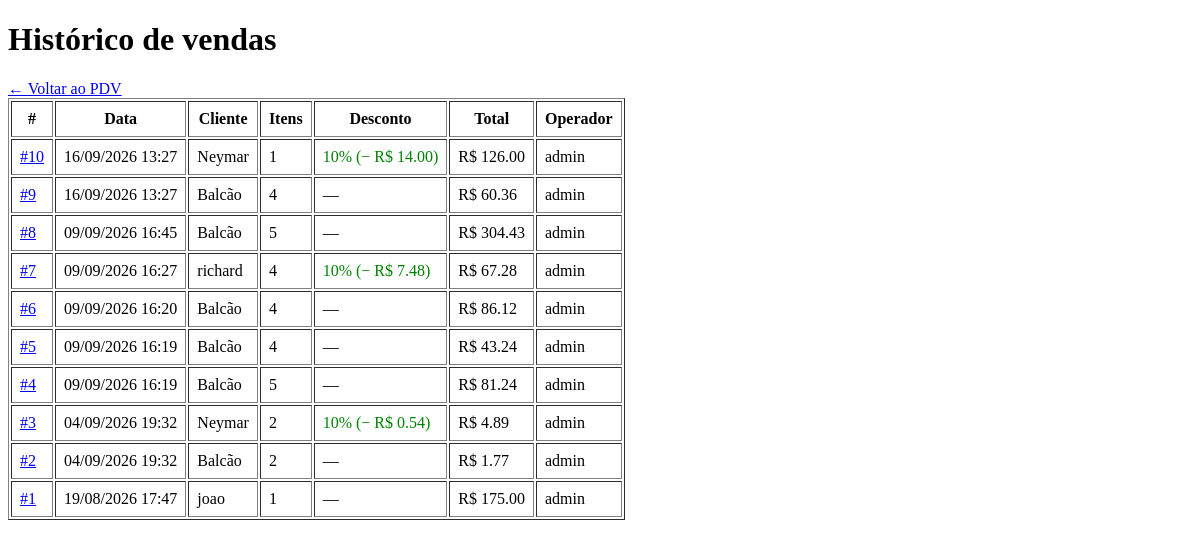
The app's page /pdv/historico (signed in), older data.
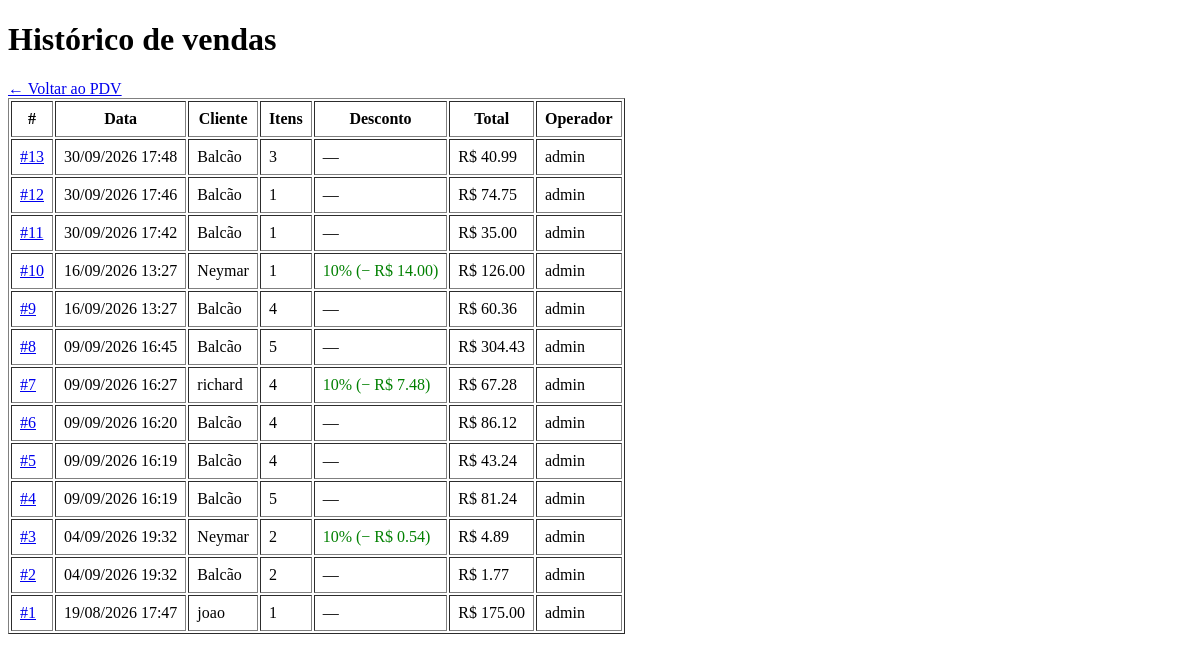
The same page, newer data.
### app/models/venda.py (models this page shows, shortened)
class Venda(Base):
    __tablename__ = "vendas"
    id         = Column(Integer, primary_key=True, index=True)
    cliente_id = Column(
        Integer,
        ForeignKey("clientes.id", ondelete="SET NULL"),
        nullable=True
    )
    usuario_id = Column(
        Integer,
        ForeignKey("usuarios.id", ondelete="SET NULL"),
        nullable=True
    )
    desconto_percentual = Column(Float, nullable=False, default=0.0)
    total_bruto  = Column(Float, nullable=False, default=0.0)
    total_liquido = Column(Float, nullable=False, default=0.0)
    observacao = Column(String(255), nullable=True)
    criado_em = Column(DateTime, server_default=func.now())
    cliente = relationship("Cliente", back_populates="vendas")
    usuario = relationship("Usuario", backref="vendas")
    itens   = relationship(
        "ItemVenda",
        back_populates="venda",
        cascade="all, delete-orphan"  # deleta itens se a venda for deletada
    )

### app/models/cliente.py (models this page shows, shortened)
class Cliente(Base):
    __tablename__ = "clientes"
    id         = Column(Integer, primary_key=True, index=True)
    nome       = Column(String(150), nullable=False, index=True)
    matricula  = Column(String(50), nullable=True, unique=True)
    telefone   = Column(String(20), nullable=True)
    is_associado = Column(Boolean, default=False, nullable=False)
    ativo      = Column(Boolean, default=True)
    criado_em  = Column(DateTime, server_default=func.now())
    vendas = relationship("Venda", back_populates="cliente")

### app/models/usuarios.py (models this page shows)
class Usuario(Base):
    __tablename__ = "usuarios"
    id = Column(Integer, primary_key=True, autoincrement=True)
    nome = Column(String(100), nullable=False)
    email = Column(String(150), unique=True, nullable=False)
    senha_hash = Column(String(255), nullable=False)
    role = Column(String(20), nullable=False, default="operador")
    ativo = Column(Boolean, default=True)
    criando_em = Column(DateTime, server_default=func.now())

### app/controllers/pdv_controller.py (the view)
@router.get("/historico")
def historico_vendas(
    request: Request,
    db: Session = Depends(get_db),
    usuario = Depends(get_usuario_logado)
):
    vendas = (
        db.query(Venda)
        .order_by(Venda.criado_em.desc())
        .limit(100)
        .all()
    )
    return templates.TemplateResponse(
        request,
        "pdv/historico.html",
        {"request": request, "usuario": usuario, "vendas": vendas}
    )

### app/templates/pdv/historico.html (shortened to what this page needs)
<!DOCTYPE html>
<html lang="pt-br">
<head><meta charset="UTF-8"><title>Histórico de Vendas — PDV</title></head>
<body>
    <h1>Histórico de vendas</h1>
    <a href="/pdv">← Voltar ao PDV</a>
    <table border="1" cellpadding="8">
        <thead>
            <tr>
                <th>#</th>
                <th>Data</th>
                <th>Cliente</th>
                <th>Itens</th>
                <th>Desconto</th>
                <th>Total</th>
                <th>Operador</th>
            </tr>
        </thead>
        <tbody>
            {% for v in vendas %}
            <tr>
                <td><a href="/pdv/venda/{{ v.id }}">#{{ v.id }}</a></td>
                <td>{{ v.criado_em.strftime('%d/%m/%Y %H:%M') }}</td>
                <td>{{ v.cliente.nome if v.cliente else "Balcão" }}</td>
                <td>{{ v.itens | length }}</td>
                <td>
                    {% if v.desconto_percentual > 0 %}
                        <span style="color:green">
                            {{ v.desconto_percentual|int }}%
                            (− R$ {{ "%.2f"|format(v.desconto_valor) }})
                        </span>
                    {% else %}—{% endif %}
                </td>
                <td>R$ {{ "%.2f"|format(v.total_liquido) }}</td>
                <td>{{ v.usuario.nome if v.usuario else "—" }}</td>
            </tr>
            {% endfor %}
        </tbody>
    </table>
</body>
</html>

Row changes from the older to the newer data that the page shows:
added Venda: id "13", criado_em "30/09/2026 17:48", cliente "Balcão", itens|length "3", total_liquido "40.99", usuario "admin"
added Venda: id "12", criado_em "30/09/2026 17:46", cliente "Balcão", itens|length "1", total_liquido "74.75", usuario "admin"
added Venda: id "11", criado_em "30/09/2026 17:42", cliente "Balcão", itens|length "1", total_liquido "35.00", usuario "admin"
